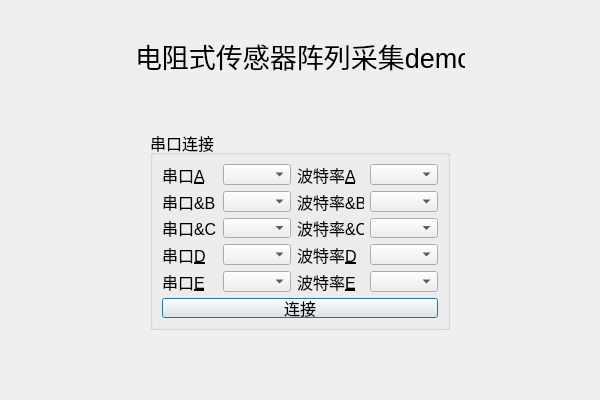
<?xml version="1.0" encoding="UTF-8"?>
<ui version="4.0">
 <class>Dialog</class>
 <widget class="QDialog" name="Dialog">
  <property name="geometry">
   <rect>
    <x>0</x>
    <y>0</y>
    <width>600</width>
    <height>400</height>
   </rect>
  </property>
  <property name="minimumSize">
   <size>
    <width>600</width>
    <height>400</height>
   </size>
  </property>
  <property name="maximumSize">
   <size>
    <width>600</width>
    <height>400</height>
   </size>
  </property>
  <property name="font">
   <font>
    <pointsize>12</pointsize>
   </font>
  </property>
  <property name="windowTitle">
   <string>Dialog</string>
  </property>
  <widget class="QGroupBox" name="groupBox">
   <property name="geometry">
    <rect>
     <x>150</x>
     <y>130</y>
     <width>300</width>
     <height>200</height>
    </rect>
   </property>
   <property name="title">
    <string>串口连接</string>
   </property>
   <layout class="QGridLayout" name="gridLayout">
    <item row="0" column="0">
     <widget class="QLabel" name="label_2">
      <property name="font">
       <font>
        <pointsize>12</pointsize>
       </font>
      </property>
      <property name="text">
       <string>串口&amp;A</string>
      </property>
      <property name="buddy">
       <cstring>comboBox</cstring>
      </property>
     </widget>
    </item>
    <item row="0" column="1">
     <widget class="QComboBox" name="comboBox"/>
    </item>
    <item row="0" column="2">
     <widget class="QLabel" name="label_3">
      <property name="text">
       <string>波特率&amp;A</string>
      </property>
      <property name="buddy">
       <cstring>comboBox_2</cstring>
      </property>
     </widget>
    </item>
    <item row="0" column="3">
     <widget class="QComboBox" name="comboBox_2"/>
    </item>
    <item row="1" column="0">
     <widget class="QLabel" name="label_4">
      <property name="font">
       <font>
        <pointsize>12</pointsize>
       </font>
      </property>
      <property name="text">
       <string>串口&amp;B</string>
      </property>
     </widget>
    </item>
    <item row="1" column="1">
     <widget class="QComboBox" name="comboBox_3"/>
    </item>
    <item row="1" column="2">
     <widget class="QLabel" name="label_5">
      <property name="text">
       <string>波特率&amp;B</string>
      </property>
     </widget>
    </item>
    <item row="1" column="3">
     <widget class="QComboBox" name="comboBox_4"/>
    </item>
    <item row="2" column="0">
     <widget class="QLabel" name="label_6">
      <property name="font">
       <font>
        <pointsize>12</pointsize>
       </font>
      </property>
      <property name="text">
       <string>串口&amp;C</string>
      </property>
     </widget>
    </item>
    <item row="2" column="1">
     <widget class="QComboBox" name="comboBox_5"/>
    </item>
    <item row="2" column="2">
     <widget class="QLabel" name="label_7">
      <property name="text">
       <string>波特率&amp;C</string>
      </property>
     </widget>
    </item>
    <item row="2" column="3">
     <widget class="QComboBox" name="comboBox_6"/>
    </item>
    <item row="3" column="0">
     <widget class="QLabel" name="label_8">
      <property name="font">
       <font>
        <pointsize>12</pointsize>
       </font>
      </property>
      <property name="text">
       <string>串口&amp;D</string>
      </property>
      <property name="buddy">
       <cstring>comboBox</cstring>
      </property>
     </widget>
    </item>
    <item row="3" column="1">
     <widget class="QComboBox" name="comboBox_7"/>
    </item>
    <item row="3" column="2">
     <widget class="QLabel" name="label_9">
      <property name="text">
       <string>波特率&amp;D</string>
      </property>
      <property name="buddy">
       <cstring>comboBox_2</cstring>
      </property>
     </widget>
    </item>
    <item row="3" column="3">
     <widget class="QComboBox" name="comboBox_8"/>
    </item>
    <item row="4" column="0">
     <widget class="QLabel" name="label_10">
      <property name="font">
       <font>
        <pointsize>12</pointsize>
       </font>
      </property>
      <property name="text">
       <string>串口&amp;E</string>
      </property>
      <property name="buddy">
       <cstring>comboBox</cstring>
      </property>
     </widget>
    </item>
    <item row="4" column="1">
     <widget class="QComboBox" name="comboBox_9"/>
    </item>
    <item row="4" column="2">
     <widget class="QLabel" name="label_11">
      <property name="text">
       <string>波特率&amp;E</string>
      </property>
      <property name="buddy">
       <cstring>comboBox_2</cstring>
      </property>
     </widget>
    </item>
    <item row="4" column="3">
     <widget class="QComboBox" name="comboBox_10"/>
    </item>
    <item row="5" column="0" colspan="4">
     <widget class="QPushButton" name="pushButton">
      <property name="text">
       <string>连接</string>
      </property>
     </widget>
    </item>
   </layout>
  </widget>
  <widget class="QLabel" name="label">
   <property name="geometry">
    <rect>
     <x>135</x>
     <y>40</y>
     <width>330</width>
     <height>31</height>
    </rect>
   </property>
   <property name="font">
    <font>
     <pointsize>20</pointsize>
    </font>
   </property>
   <property name="text">
    <string>电阻式传感器阵列采集demo</string>
   </property>
  </widget>
 </widget>
 <resources/>
 <connections/>
</ui>
